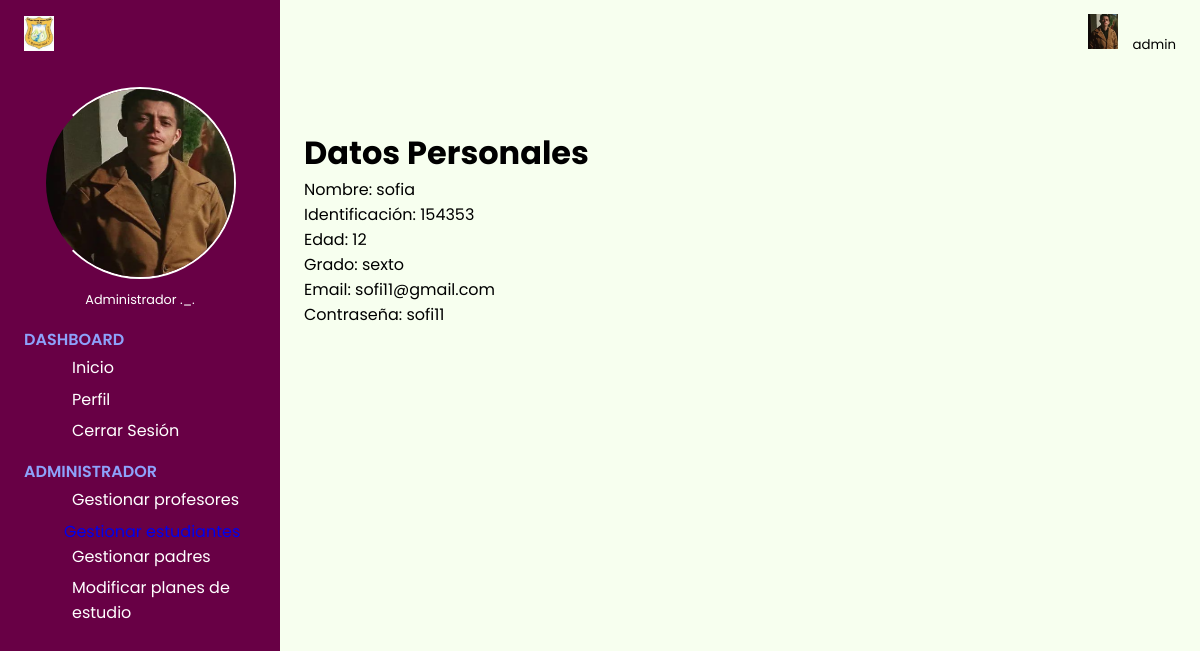
Page /logic/administrador/infoEstudiante.php?estudiante=sofi11@gmail.com on the committed database.
### tables this page shows
CREATE TABLE `estudiante` (
  `id` int(11) NOT NULL,
  `nombre` varchar(50) NOT NULL,
  `profesion` varchar(50) NOT NULL,
  `edad` int(11) NOT NULL,
  `email` varchar(50) NOT NULL,
  `contrasena` varchar(50) NOT NULL,
  `grado` varchar(50) NOT NULL
);

### config/db.php (called while the page is built, shortened)
<?php
    class DataBase{
        function connect(){
            $servername = "localhost";
            $username = "root";
            $password = "";
            $dbname = "colegiosga";
            $url=mysqli_connect($servername,$username,$password) or die("No se pudo conectar a la base de datos" .mysqli_error($url));
            mysqli_select_db($url,$dbname) or die("No se pudo seleccionar a la base de datos" .mysqli_error($url));
            return $url;
        }
    }
?>

### logic/estudiante/crud_e.php (called while the page is built, shortened)
<?php
class Crud_e {
    private $conexion;
    public function __construct($conexion) {
        $this->conexion = $conexion;
    }
    public function obtenerEstudiante($email) {
        $query = "SELECT * FROM estudiante WHERE email ='$email'";
        $result = mysqli_query($this->conexion, $query);
        if (mysqli_num_rows($result) > 0) {
            return mysqli_fetch_assoc($result);
        } else {
            return null;
        }
    }
}
?>

### logic/administrador/infoEstudiante.php (the view, shortened to what this page needs)
<?php
include '../../pages/Dashboard/adminDs.php';
include("../../logic/estudiante/crud_e.php");
$crud_e = new Crud_e($db->connect());
$email = urldecode($_GET['estudiante']);
$estudiante = $crud_e->obtenerEstudiante($email);
?>
<!DOCTYPE html>
<html lang="es">
    <div class="main-content">
        <main>
            <div class="page-header inicio">
                <div>
                    <h1>Datos Personales</h1>
                    <div>
                        <p><span>Nombre: </span>
                            <?php echo $estudiante["nombre"]; ?>
                        </p>
                    </div>
                    <div>
                        <p><span>Identificación: </span>
                            <?php echo $estudiante["id"]; ?>
                        </p>
                    </div>
                    <div>
                        <p><span>Edad: </span>
                            <?php echo $estudiante["edad"]; ?>
                        </p>
                    </div>
                    <div>
                        <p><span>Grado: </span>
                            <?php echo $estudiante["grado"]; ?>
                        </p>
                    </div>
                    <div>
                        <p><span>Email: </span>
                            <?php echo $estudiante["email"]; ?></h3>
                        </p>
                    </div>
                    <div>
                        <p><span>Contraseña: </span>
                            <?php echo $estudiante["contrasena"]; ?></h3>
                        </p>
                    </div>
                </div>
            </div>
        </main>
    </div>
</body>
</html>

### css/dashboard.css (style rules this page uses)
:root { --color-main: #680045; }
* { font-family: 'Poppins', sans-serif; box-sizing: border-box; text-decoration: none; list-style-type: none; margin: 0; }
.main-content { margin-left: 280px; }
main { padding: 1.5rem; background: #f7ffef; min-height: calc(100vh - 70px); }
.page-header { display: flex; justify-content: space-between; margin: 35px 0 0 0; }

### rows in the picture
estudiante: nombre "sofia", id "154353", edad "12", grado "sexto", email "sofi11@gmail.com", contrasena "sofi11"
